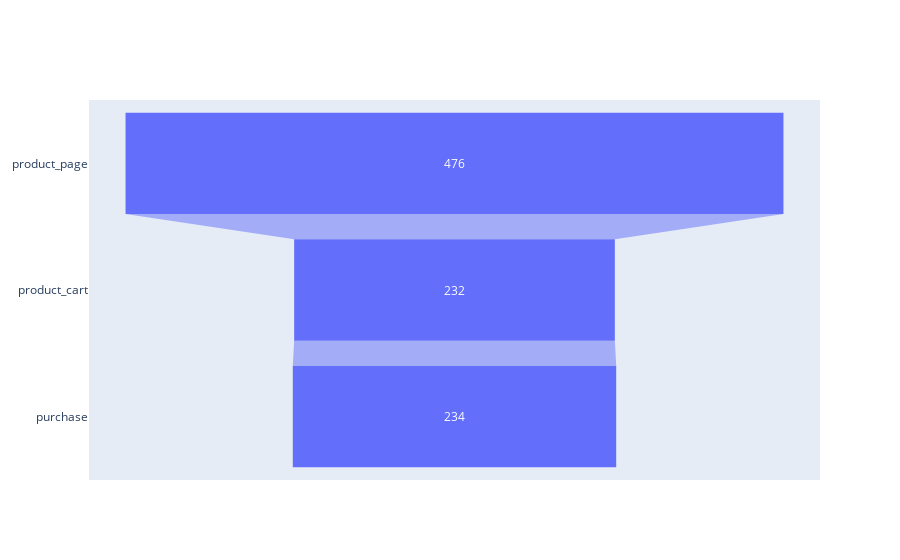

This figure's notebook cell:
### Code cell
#realizar embudo para b_events_freq

b_events_funnel = b_events_freq.query('evento != "login"')

fig = go.Figure(go.Funnel(
   y=b_events_funnel['evento'],
    x=b_events_funnel['num_usuarios']
))

# Mostrar el gráfico
fig.show()

### Figure 1 — Plotly figure (JSON) as saved in the notebook; plotly's stock layout.template omitted (floating-point values rounded to 4 significant figures)
{"data": [{"type": "funnel", "x": [476, 232, 234], "y": ["product_page", "product_cart", "purchase"]}], "layout": {}}
